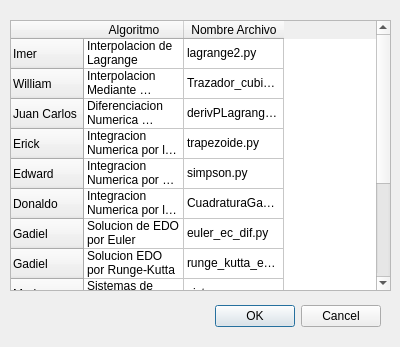
<?xml version="1.0" encoding="UTF-8"?>
<ui version="4.0">
 <class>WIndice</class>
 <widget class="QDialog" name="WIndice">
  <property name="geometry">
   <rect>
    <x>0</x>
    <y>0</y>
    <width>400</width>
    <height>347</height>
   </rect>
  </property>
  <property name="windowTitle">
   <string>Dialog</string>
  </property>
  <widget class="QDialogButtonBox" name="buttonBox">
   <property name="geometry">
    <rect>
     <x>40</x>
     <y>300</y>
     <width>341</width>
     <height>32</height>
    </rect>
   </property>
   <property name="orientation">
    <enum>Qt::Horizontal</enum>
   </property>
   <property name="standardButtons">
    <set>QDialogButtonBox::Cancel|QDialogButtonBox::Ok</set>
   </property>
  </widget>
  <widget class="QTableWidget" name="tableWidget">
   <property name="geometry">
    <rect>
     <x>10</x>
     <y>20</y>
     <width>381</width>
     <height>271</height>
    </rect>
   </property>
   <row>
    <property name="text">
     <string>Imer</string>
    </property>
   </row>
   <row>
    <property name="text">
     <string>William</string>
    </property>
   </row>
   <row>
    <property name="text">
     <string>Juan Carlos</string>
    </property>
   </row>
   <row>
    <property name="text">
     <string>Erick</string>
    </property>
   </row>
   <row>
    <property name="text">
     <string>Edward</string>
    </property>
   </row>
   <row>
    <property name="text">
     <string>Donaldo</string>
    </property>
   </row>
   <row>
    <property name="text">
     <string>Gadiel</string>
    </property>
   </row>
   <row>
    <property name="text">
     <string>Gadiel</string>
    </property>
   </row>
   <row>
    <property name="text">
     <string>Mario</string>
    </property>
   </row>
   <row>
    <property name="text">
     <string>William</string>
    </property>
   </row>
   <row>
    <property name="text">
     <string>Donaldo</string>
    </property>
   </row>
   <row>
    <property name="text">
     <string>Edward</string>
    </property>
   </row>
   <row>
    <property name="text">
     <string>Juan Carlos</string>
    </property>
   </row>
   <column>
    <property name="text">
     <string>Algoritmo</string>
    </property>
   </column>
   <column>
    <property name="text">
     <string>Nombre Archivo</string>
    </property>
   </column>
   <item row="0" column="0">
    <property name="text">
     <string>Interpolacion de Lagrange</string>
    </property>
   </item>
   <item row="0" column="1">
    <property name="text">
     <string>lagrange2.py</string>
    </property>
   </item>
   <item row="1" column="0">
    <property name="text">
     <string>Interpolacion Mediante Trazadores Cubicos Naturales</string>
    </property>
   </item>
   <item row="1" column="1">
    <property name="text">
     <string>Trazador_cubico_natural.py</string>
    </property>
   </item>
   <item row="2" column="0">
    <property name="text">
     <string>Diferenciacion Numerica mediante Polinomios de Lagrange</string>
    </property>
   </item>
   <item row="2" column="1">
    <property name="text">
     <string>derivPLagrange.py</string>
    </property>
   </item>
   <item row="3" column="0">
    <property name="text">
     <string>Integracion Numerica por la Regla del Trapecio</string>
    </property>
   </item>
   <item row="3" column="1">
    <property name="text">
     <string>trapezoide.py</string>
    </property>
   </item>
   <item row="4" column="0">
    <property name="text">
     <string>Integracion Numerica por el Metodo de Simpson</string>
    </property>
   </item>
   <item row="4" column="1">
    <property name="text">
     <string>simpson.py</string>
    </property>
   </item>
   <item row="5" column="0">
    <property name="text">
     <string>Integracion Numerica por la Cuadratura Gaussiana</string>
    </property>
   </item>
   <item row="5" column="1">
    <property name="text">
     <string>CuadraturaGaussiana.py</string>
    </property>
   </item>
   <item row="6" column="0">
    <property name="text">
     <string>Solucion de EDO por Euler</string>
    </property>
   </item>
   <item row="6" column="1">
    <property name="text">
     <string>euler_ec_dif.py</string>
    </property>
   </item>
   <item row="7" column="0">
    <property name="text">
     <string>Solucion EDO por Runge-Kutta</string>
    </property>
   </item>
   <item row="7" column="1">
    <property name="text">
     <string>runge_kutta_ecu_dif</string>
    </property>
   </item>
   <item row="8" column="0">
    <property name="text">
     <string>Sistemas de Ecuaciones por Eliminacion de Gauss</string>
    </property>
   </item>
   <item row="8" column="1">
    <property name="text">
     <string>sistema_ecuaciones_gauss.py</string>
    </property>
   </item>
   <item row="9" column="0">
    <property name="text">
     <string>Factorizacion LU</string>
    </property>
   </item>
   <item row="9" column="1">
    <property name="text">
     <string>Factorizacion_LU.py</string>
    </property>
   </item>
   <item row="10" column="0">
    <property name="text">
     <string>Sistema de Ecuacioes mediante la Inversa</string>
    </property>
   </item>
   <item row="10" column="1">
    <property name="text">
     <string>MatrizInversa.py</string>
    </property>
   </item>
   <item row="11" column="0">
    <property name="text">
     <string>Regresion Lineal</string>
    </property>
   </item>
   <item row="11" column="1">
    <property name="text">
     <string>minimos_cuadrados.py</string>
    </property>
   </item>
   <item row="12" column="0">
    <property name="text">
     <string>Metodo Lineal de Diferencias Finitas</string>
    </property>
   </item>
   <item row="12" column="1">
    <property name="text">
     <string>lineal_diferencias_finitas.py</string>
    </property>
   </item>
  </widget>
 </widget>
 <resources/>
 <connections>
  <connection>
   <sender>buttonBox</sender>
   <signal>accepted()</signal>
   <receiver>WIndice</receiver>
   <slot>accept()</slot>
   <hints>
    <hint type="sourcelabel">
     <x>248</x>
     <y>254</y>
    </hint>
    <hint type="destinationlabel">
     <x>157</x>
     <y>274</y>
    </hint>
   </hints>
  </connection>
  <connection>
   <sender>buttonBox</sender>
   <signal>rejected()</signal>
   <receiver>WIndice</receiver>
   <slot>reject()</slot>
   <hints>
    <hint type="sourcelabel">
     <x>316</x>
     <y>260</y>
    </hint>
    <hint type="destinationlabel">
     <x>286</x>
     <y>274</y>
    </hint>
   </hints>
  </connection>
 </connections>
</ui>
